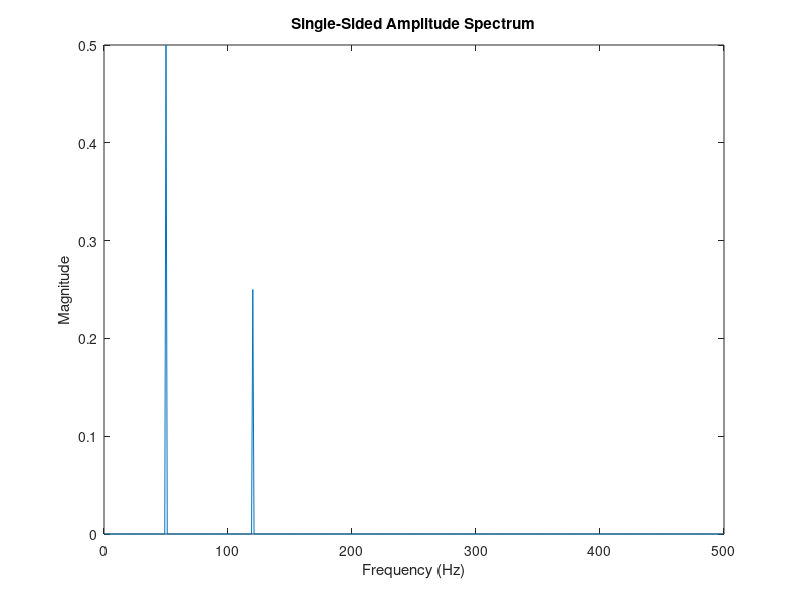

MATLAB code for this plot:
fs = 1000; 
t = 0:1/fs:1-1/fs;
x = sin(2*pi*50*t) + 0.5*sin(2*pi*120*t);

X = fft(x);
N = length(X);
f = (0:N-1)*(fs/N);
mag = abs(X)/N;

figure;
plot(f(1:N/2), mag(1:N/2)); % Plot up to Nyquist limit
title('Single-Sided Amplitude Spectrum');
xlabel('Frequency (Hz)'); ylabel('Magnitude');
